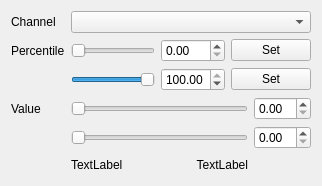
          <widget class="QWidget" name="blue_tab">
           <attribute name="title">
            <string>Blue</string>
           </attribute>
           <layout class="QFormLayout" name="formLayout_4">
            <item row="0" column="0">
             <widget class="QLabel" name="blue_channel_label">
              <property name="text">
               <string>Channel</string>
              </property>
              <property name="textFormat">
               <enum>Qt::PlainText</enum>
              </property>
              <property name="buddy">
               <cstring>blue_channel_combo</cstring>
              </property>
             </widget>
            </item>
            <item row="0" column="1">
             <widget class="QComboBox" name="blue_channel_combo">
              <property name="toolTip">
               <string>The channel to display in blue in the right panel</string>
              </property>
             </widget>
            </item>
            <item row="1" column="0">
             <widget class="QLabel" name="blue_percentile_label">
              <property name="text">
               <string>Percentile</string>
              </property>
              <property name="textFormat">
               <enum>Qt::PlainText</enum>
              </property>
              <property name="buddy">
               <cstring>blue_percentile_from_slider</cstring>
              </property>
             </widget>
            </item>
            <item row="1" column="1">
             <layout class="QGridLayout" name="blue_percentile_layout">
              <item row="0" column="1">
               <widget class="QDoubleSpinBox" name="blue_percentile_from_spinbox">
                <property name="sizePolicy">
                 <sizepolicy hsizetype="Minimum" vsizetype="MinimumExpanding">
                  <horstretch>0</horstretch>
                  <verstretch>0</verstretch>
                 </sizepolicy>
                </property>
                <property name="toolTip">
                 <string>The percentile below which all counts will be mapped to black</string>
                </property>
                <property name="maximum">
                 <double>100.000000000000000</double>
                </property>
                <property name="singleStep">
                 <double>0.100000000000000</double>
                </property>
               </widget>
              </item>
              <item row="1" column="0">
               <widget class="QSlider" name="blue_percentile_to_slider">
                <property name="sizePolicy">
                 <sizepolicy hsizetype="Expanding" vsizetype="MinimumExpanding">
                  <horstretch>0</horstretch>
                  <verstretch>0</verstretch>
                 </sizepolicy>
                </property>
                <property name="toolTip">
                 <string>The percentile above which all counts will be mapped to pure blue</string>
                </property>
                <property name="maximum">
                 <number>10000</number>
                </property>
                <property name="singleStep">
                 <number>10</number>
                </property>
                <property name="pageStep">
                 <number>100</number>
                </property>
                <property name="value">
                 <number>10000</number>
                </property>
                <property name="orientation">
                 <enum>Qt::Horizontal</enum>
                </property>
               </widget>
              </item>
              <item row="1" column="1">
               <widget class="QDoubleSpinBox" name="blue_percentile_to_spinbox">
                <property name="sizePolicy">
                 <sizepolicy hsizetype="Minimum" vsizetype="MinimumExpanding">
                  <horstretch>0</horstretch>
                  <verstretch>0</verstretch>
                 </sizepolicy>
                </property>
                <property name="toolTip">
                 <string>The percentile above which all counts will be mapped to pure blue</string>
                </property>
                <property name="maximum">
                 <double>100.000000000000000</double>
                </property>
                <property name="singleStep">
                 <double>0.100000000000000</double>
                </property>
                <property name="value">
                 <double>100.000000000000000</double>
                </property>
               </widget>
              </item>
              <item row="0" column="0">
               <widget class="QSlider" name="blue_percentile_from_slider">
                <property name="sizePolicy">
                 <sizepolicy hsizetype="Expanding" vsizetype="MinimumExpanding">
                  <horstretch>0</horstretch>
                  <verstretch>0</verstretch>
                 </sizepolicy>
                </property>
                <property name="toolTip">
                 <string>The percentile below which all counts will be mapped to black</string>
                </property>
                <property name="maximum">
                 <number>10000</number>
                </property>
                <property name="singleStep">
                 <number>10</number>
                </property>
                <property name="pageStep">
                 <number>100</number>
                </property>
                <property name="orientation">
                 <enum>Qt::Horizontal</enum>
                </property>
               </widget>
              </item>
              <item row="0" column="2">
               <widget class="QPushButton" name="blue_percentile_from_button">
                <property name="toolTip">
                 <string>Set all other channels lower percentiles to the value of this channel</string>
                </property>
                <property name="text">
                 <string>Set</string>
                </property>
               </widget>
              </item>
              <item row="1" column="2">
               <widget class="QPushButton" name="blue_percentile_to_button">
                <property name="text">
                 <string>Set</string>
                </property>
               </widget>
              </item>
             </layout>
            </item>
            <item row="2" column="0">
             <widget class="QLabel" name="blue_range_label">
              <property name="text">
               <string>Value</string>
              </property>
              <property name="textFormat">
               <enum>Qt::PlainText</enum>
              </property>
              <property name="buddy">
               <cstring>blue_value_from_slider</cstring>
              </property>
             </widget>
            </item>
            <item row="2" column="1">
             <layout class="QGridLayout" name="blue_value_layout">
              <item row="0" column="0" colspan="4">
               <widget class="QSlider" name="blue_value_from_slider">
                <property name="sizePolicy">
                 <sizepolicy hsizetype="Expanding" vsizetype="MinimumExpanding">
                  <horstretch>0</horstretch>
                  <verstretch>0</verstretch>
                 </sizepolicy>
                </property>
                <property name="toolTip">
                 <string>All counts below this value will be mapped to black</string>
                </property>
                <property name="maximum">
                 <number>0</number>
                </property>
                <property name="orientation">
                 <enum>Qt::Horizontal</enum>
                </property>
               </widget>
              </item>
              <item row="0" column="4">
               <widget class="QDoubleSpinBox" name="blue_value_from_spinbox">
                <property name="sizePolicy">
                 <sizepolicy hsizetype="Minimum" vsizetype="MinimumExpanding">
                  <horstretch>0</horstretch>
                  <verstretch>0</verstretch>
                 </sizepolicy>
                </property>
                <property name="toolTip">
                 <string>All counts below this value will be mapped to black</string>
                </property>
               </widget>
              </item>
              <item row="1" column="4">
               <widget class="QDoubleSpinBox" name="blue_value_to_spinbox">
                <property name="sizePolicy">
                 <sizepolicy hsizetype="Minimum" vsizetype="MinimumExpanding">
                  <horstretch>0</horstretch>
                  <verstretch>0</verstretch>
                 </sizepolicy>
                </property>
                <property name="toolTip">
                 <string>All counts above this value will be mapped to pure blue</string>
                </property>
               </widget>
              </item>
              <item row="2" column="3">
               <widget class="QLabel" name="blue_value_to_label">
                <property name="toolTip">
                 <string>The highest count in the blue channel of the portion of the image currently displayed (or the entire image if no zoom has been applied)</string>
                </property>
                <property name="text">
                 <string>TextLabel</string>
                </property>
                <property name="alignment">
                 <set>Qt::AlignRight|Qt::AlignTrailing|Qt::AlignVCenter</set>
                </property>
               </widget>
              </item>
              <item row="1" column="0" colspan="4">
               <widget class="QSlider" name="blue_value_to_slider">
                <property name="sizePolicy">
                 <sizepolicy hsizetype="Expanding" vsizetype="MinimumExpanding">
                  <horstretch>0</horstretch>
                  <verstretch>0</verstretch>
                 </sizepolicy>
                </property>
                <property name="toolTip">
                 <string>All counts above this value will be mapped to pure blue</string>
                </property>
                <property name="maximum">
                 <number>0</number>
                </property>
                <property name="orientation">
                 <enum>Qt::Horizontal</enum>
                </property>
               </widget>
              </item>
              <item row="2" column="1" colspan="2">
               <spacer name="blue_horizontal_spacer">
                <property name="orientation">
                 <enum>Qt::Horizontal</enum>
                </property>
                <property name="sizeHint" stdset="0">
                 <size>
                  <width>40</width>
                  <height>20</height>
                 </size>
                </property>
               </spacer>
              </item>
              <item row="2" column="0">
               <widget class="QLabel" name="blue_value_from_label">
                <property name="toolTip">
                 <string>The lowest count in the blue channel of the portion of the image currently displayed (or the entire image if no zoom has been applied)</string>
                </property>
                <property name="text">
                 <string>TextLabel</string>
                </property>
               </widget>
              </item>
             </layout>
            </item>
           </layout>
          </widget>
